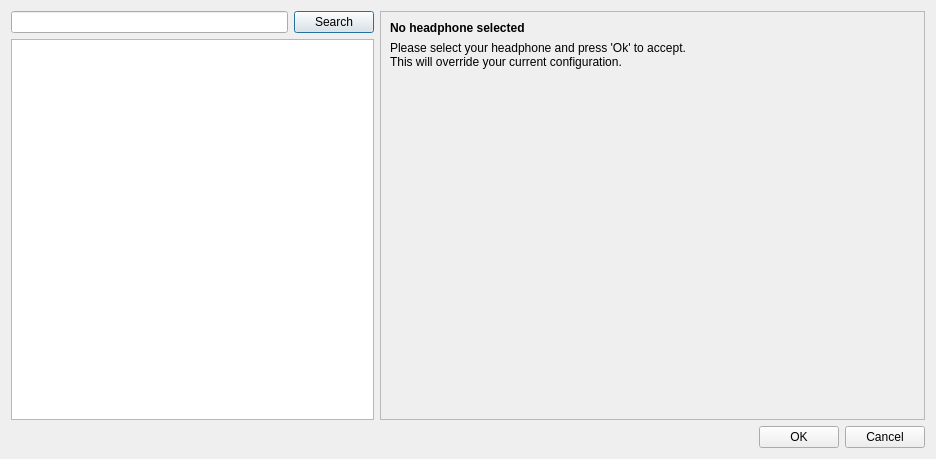
<?xml version="1.0" encoding="UTF-8"?>
<ui version="4.0">
 <class>AutoEQSelector</class>
 <widget class="QDialog" name="AutoEQSelector">
  <property name="geometry">
   <rect>
    <x>0</x>
    <y>0</y>
    <width>936</width>
    <height>459</height>
   </rect>
  </property>
  <property name="windowTitle">
   <string>AutoEQ Database</string>
  </property>
  <property name="windowIcon">
   <iconset resource="../../res/ddceditor_resources.qrc">
    <normaloff>:/img/icon.png</normaloff>:/img/icon.png</iconset>
  </property>
  <layout class="QVBoxLayout" name="verticalLayout">
   <item>
    <layout class="QHBoxLayout" name="horizontalLayout" stretch="2,3">
     <item>
      <layout class="QVBoxLayout" name="verticalLayout_3">
       <item>
        <layout class="QHBoxLayout" name="searchLayout">
         <property name="topMargin">
          <number>0</number>
         </property>
         <item>
          <widget class="QLineEdit" name="searchInput"/>
         </item>
         <item>
          <widget class="QPushButton" name="search">
           <property name="text">
            <string>Search</string>
           </property>
           <property name="default">
            <bool>true</bool>
           </property>
          </widget>
         </item>
        </layout>
       </item>
       <item>
        <widget class="QListWidget" name="listWidget"/>
       </item>
      </layout>
     </item>
     <item>
      <widget class="QFrame" name="frame">
       <property name="frameShape">
        <enum>QFrame::StyledPanel</enum>
       </property>
       <property name="frameShadow">
        <enum>QFrame::Raised</enum>
       </property>
       <layout class="QVBoxLayout" name="verticalLayout_2" stretch="0,0,1">
        <item>
         <widget class="QLabel" name="title">
          <property name="font">
           <font>
            <weight>75</weight>
            <bold>true</bold>
           </font>
          </property>
          <property name="text">
           <string>No headphone selected</string>
          </property>
         </widget>
        </item>
        <item>
         <widget class="QLabel" name="group">
          <property name="text">
           <string>Please select your headphone and press 'Ok' to accept.
This will override your current configuration.</string>
          </property>
          <property name="wordWrap">
           <bool>true</bool>
          </property>
         </widget>
        </item>
        <item>
         <widget class="QLabel" name="picture">
          <property name="maximumSize">
           <size>
            <width>520</width>
            <height>16777215</height>
           </size>
          </property>
          <property name="text">
           <string/>
          </property>
          <property name="scaledContents">
           <bool>false</bool>
          </property>
          <property name="alignment">
           <set>Qt::AlignLeading|Qt::AlignLeft|Qt::AlignTop</set>
          </property>
         </widget>
        </item>
       </layout>
      </widget>
     </item>
    </layout>
   </item>
   <item>
    <widget class="QDialogButtonBox" name="buttonBox">
     <property name="orientation">
      <enum>Qt::Horizontal</enum>
     </property>
     <property name="standardButtons">
      <set>QDialogButtonBox::Cancel|QDialogButtonBox::Ok</set>
     </property>
    </widget>
   </item>
  </layout>
 </widget>
 <resources>
  <include location="../../res/ddceditor_resources.qrc"/>
 </resources>
 <connections>
  <connection>
   <sender>buttonBox</sender>
   <signal>accepted()</signal>
   <receiver>AutoEQSelector</receiver>
   <slot>accept()</slot>
   <hints>
    <hint type="sourcelabel">
     <x>248</x>
     <y>254</y>
    </hint>
    <hint type="destinationlabel">
     <x>157</x>
     <y>274</y>
    </hint>
   </hints>
  </connection>
  <connection>
   <sender>buttonBox</sender>
   <signal>rejected()</signal>
   <receiver>AutoEQSelector</receiver>
   <slot>reject()</slot>
   <hints>
    <hint type="sourcelabel">
     <x>316</x>
     <y>260</y>
    </hint>
    <hint type="destinationlabel">
     <x>286</x>
     <y>274</y>
    </hint>
   </hints>
  </connection>
 </connections>
</ui>
